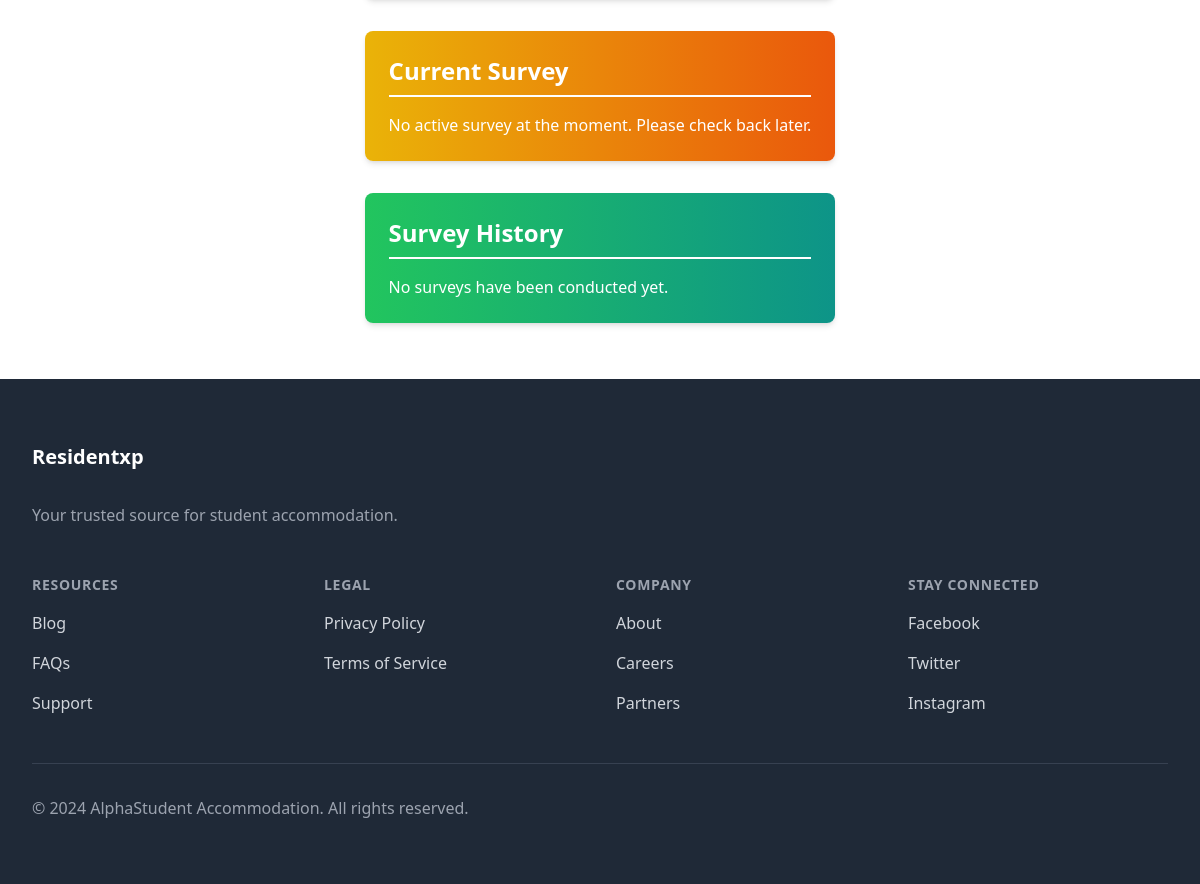
/accommodations/survey/ (signed in, lower part), run on an earlier commit of the app's database.
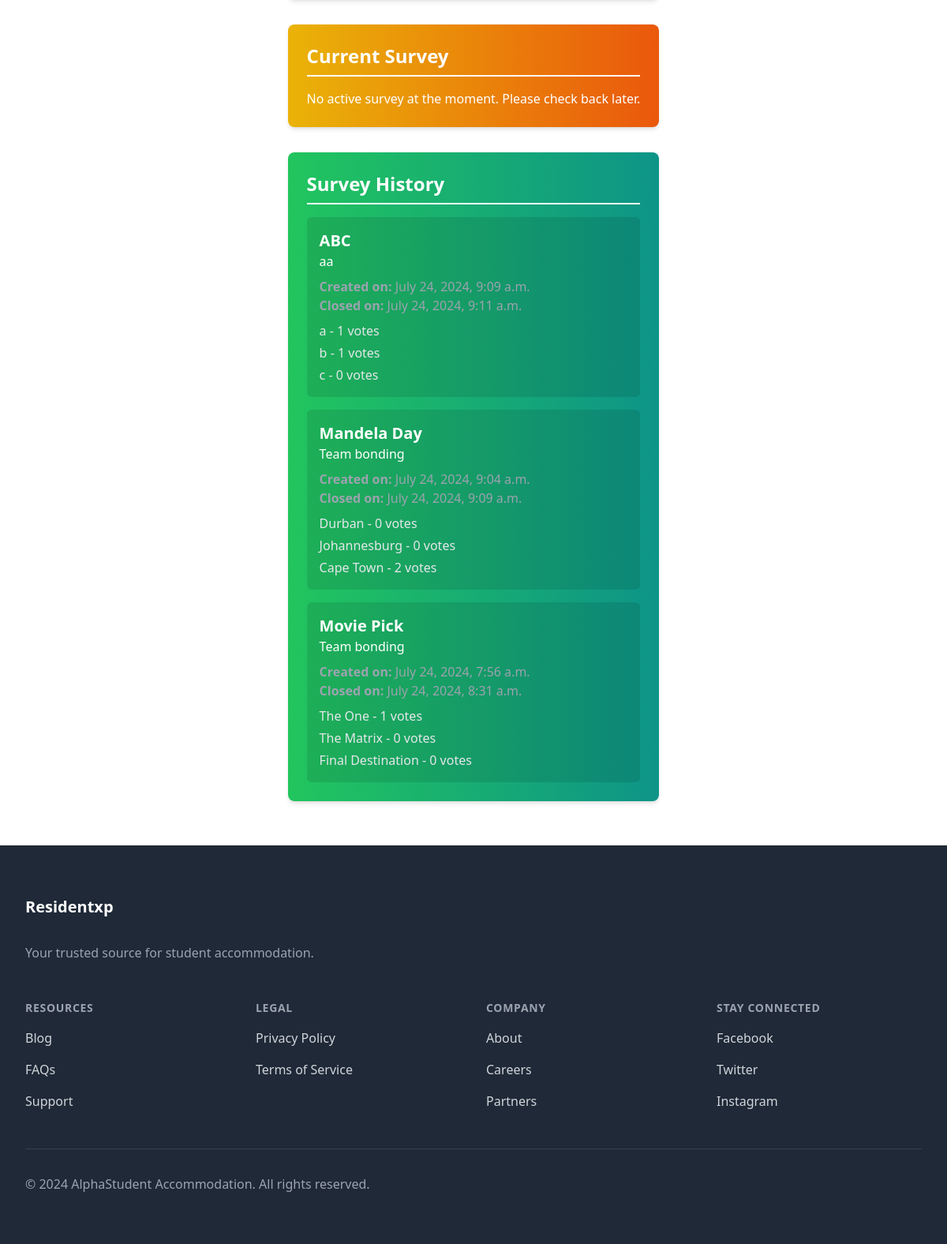
And on a later commit of the database.
### accommodations/models.py (models this page shows, shortened)
class Survey(models.Model):
    title = models.CharField(max_length=255)
    description = models.TextField()
    active = models.BooleanField(default=False)
    allow_update = models.BooleanField(default=False)  # New field to allow updates
    created_at = models.DateTimeField(auto_now_add=True)
    closed_at = models.DateTimeField(null=True, blank=True)

class Choice(models.Model):
    survey = models.ForeignKey(Survey, related_name='choices', on_delete=models.CASCADE)
    text = models.CharField(max_length=255)

### accommodations/views.py (the view, shortened to what this page needs)
# urls.py: path('survey/', views.feedback_survey, name='feedback_survey'),
@login_required
def feedback_survey(request):
    current_survey = Survey.objects.filter(active=True).first()
    survey_history = Survey.objects.filter(active=False).order_by('-closed_at')
    user_vote = None
    if current_survey:
        user_vote = Vote.objects.filter(user=request.user, choice__survey=current_survey).first()
    context = {
        'current_survey': current_survey,
        'survey_history': survey_history,
        'user_vote': user_vote,
    }
    return render(request, 'accommodations/feedback_survey.html', context)

### accommodations/templates/accommodations/feedback_survey.html (shortened to what this page needs)
{% extends 'base.html' %}
{% block content %}
<div class="container mx-auto px-4 py-8">
    <div class="bg-gradient-to-r from-yellow-500 to-orange-600 rounded-lg shadow-md p-6 mb-8">
        <h2 class="text-2xl font-bold text-white mb-4 border-b-2 border-white pb-2">Current Survey</h2>
        {% if current_survey %}
            <h3 class="text-xl font-semibold text-white mb-2">{{ current_survey.title }}</h3>
            <p class="text-white mb-4">{{ current_survey.description }}</p>
            {% if user_vote and not current_survey.allow_update %}
                <p class="text-white">You have already voted in this survey.</p>
            {% else %}
                <form method="post" class="space-y-4">
                    {% csrf_token %}
                    {% for choice in current_survey.choices.all %}
                        <div class="flex items-center">
                            <input type="radio" id="choice_{{ forloop.counter }}" name="choice" value="{{ choice.id }}" class="form-radio text-yellow-500" {% if user_vote and user_vote.choice.id == choice.id %}checked{% endif %}>
                            <label for="choice_{{ forloop.counter }}" class="ml-2 text-white">{{ choice.text }}</label>
                        </div>
                    {% endfor %}
                    <button type="submit" class="px-4 py-2 rounded-md bg-gray-700 text-white font-semibold hover:bg-gray-600 transition-colors duration-300">
                        {% if user_vote %}Update Vote{% else %}Vote{% endif %}
                    </button>
                </form>
            {% endif %}
            {% if user.is_staff or user.is_superuser %}
            <form method="post" action="{% url 'accommodations:close_survey' current_survey.id %}" class="mt-4">
                {% csrf_token %}
                <button type="submit" class="px-4 py-2 rounded-md bg-red-600 text-white font-semibold hover:bg-red-500 transition-colors duration-300">
                    Close Survey
                </button>
            </form>
            {% endif %}
        {% else %}
            <p class="text-white">No active survey at the moment. Please check back later.</p>
        {% endif %}
    </div>
    <div class="bg-gradient-to-r from-green-500 to-teal-600 rounded-lg shadow-md p-6">
        <h2 class="text-2xl font-bold text-white mb-4 border-b-2 border-white pb-2">Survey History</h2>
        {% if survey_history %}
            <ul class="space-y-4">
                {% for survey in survey_history %}
                    <li class="bg-black bg-opacity-10 rounded-md p-4">
                        <h3 class="text-xl font-semibold text-white">{{ survey.title }}</h3>
                        <p class="text-white mb-2">{{ survey.description }}</p>
                        <p class="text-gray-400"><span class="font-semibold">Created on:</span> {{ survey.created_at }}</p>
                        <p class="text-gray-400"><span class="font-semibold">Closed on:</span> {{ survey.closed_at }}</p>
                        <ul class="mt-2 space-y-1">
                            {% for choice in survey.choices.all %}
                                <li class="text-gray-200">{{ choice.text }} - {{ choice.votes.count }} votes</li>
                            {% endfor %}
                        </ul>
                    </li>
                {% endfor %}
            </ul>
        {% else %}
            <p class="text-white">No surveys have been conducted yet.</p>
        {% endif %}
    </div>
</div>
{% endblock %}

What changed in the data, as far as the page shows it:
added Survey: title "ABC", description "aa", created_at "July 24, 2024, 9:09 a.m.", closed_at "July 24, 2024, 9:11 a.m."
added Choice: text "a", votes.count "1", shown under "ABC"
added Choice: text "b", votes.count "1", shown under "ABC"
added Choice: text "c", votes.count "0", shown under "ABC"
added Survey: title "Mandela Day", description "Team bonding", created_at "July 24, 2024, 9:04 a.m.", closed_at "July 24, 2024, 9:09 a.m."
added Choice: text "Durban", votes.count "0", shown under "Mandela Day"
added Choice: text "Johannesburg", votes.count "0", shown under "Mandela Day"
added Choice: text "Cape Town", votes.count "2", shown under "Mandela Day"
added Survey: title "Movie Pick", description "Team bonding", created_at "July 24, 2024, 7:56 a.m.", closed_at "July 24, 2024, 8:31 a.m."
added Choice: text "The One", votes.count "1", shown under "Movie Pick"
added Choice: text "The Matrix", votes.count "0", shown under "Movie Pick"
added Choice: text "Final Destination", votes.count "0", shown under "Movie Pick"
Also different on the page:
text no longer shown: "No surveys have been conducted yet."
